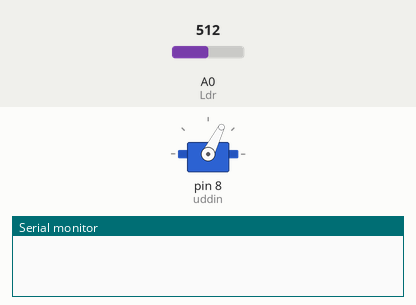
A sketch run on a simulated Arduino Uno, built with avr-gcc and run on an emulated ATmega328P. Shown: servo, the last lines printed to the serial monitor. The inputs (shaded band) are chosen by the test bench; at power-on: A0 (Ldr) = 512.

Above: at 0.45 s.
At 1.5 s:
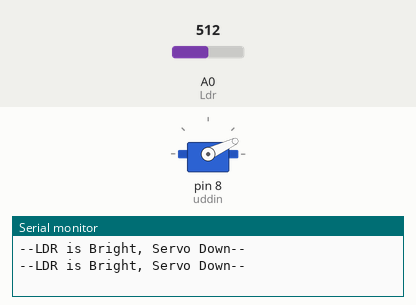
1.6 s: A0 (Ldr) set to 290
At 4.08 s:
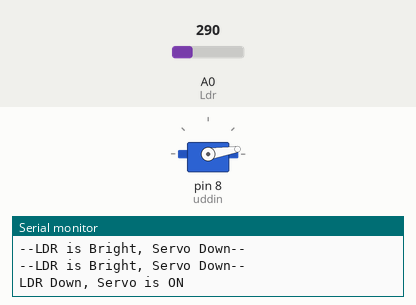
Timing chart, 0 to 19.6 s (numbered marks = the images above; inputs shaded):
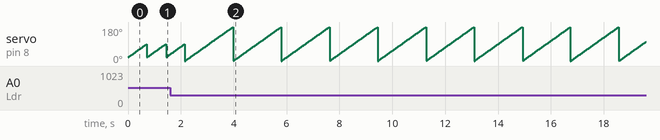

The sketch:

servoLdr.ino
```cpp
#include <Servo.h>
//@author Riyadh Uddin 25-08-2017
//Github: https://riyadhbd.github.io
//Controlling Servo with LDR For Advance Vision & Food Slicing
Servo uddin;//creating new servo
int Ldr = A0;//ldr
int position;
void setup()
{
Serial.begin(9600);
pinMode(Ldr, INPUT);
uddin.attach(8);
}
void loop()
{
int LdrState = analogRead(Ldr);
if (LdrState <=300) {
 for ( position = 0; position <= 180; position += 1) {
    //LdrState = map(LdrState, 0, 1023, 0, 179);
    uddin.write(position);
    delay(10);
  }
Serial.println("LDR Down, Servo is ON");
}
else {
for (position = 20; position <= 90; position += 1){
     uddin.write(position);
     delay (10);
   }
Serial.println("--LDR is Bright, Servo Down--");
}
}
```
